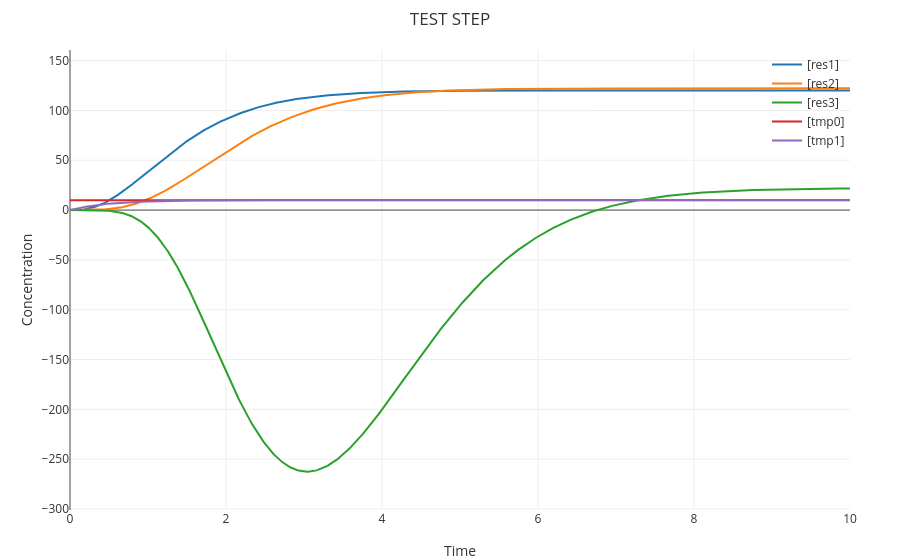

Notebook code cell kept with this figure:
### Markdown cell above
$$y'=2x + 2$$

### Code cell
%reset
%export expanded
%debug on
%title "TEST STEP"
directive simulation { 
  final=10; 
  plots=[tmp0;tmp1;res1;res2;res3];
}
directive simulator deterministic
directive parameters [ k = 0.003; u = 0.1 ]

directive rates [
  tmp0 = [AP]-[AN];
  tmp1 = [BP]-[BN];
  res1 = [c0]-[c1];
  res2 = [c2]-[c3];
  res3 = [c4]-[c5];
]	

| 10 AP
| 0 AN
| 0 BP
| 0 BN
| 0 c0
| 0 c1
| 0 c2
| 0 c3
| 0 c4
| 0 c5
| 1 CB
%invoke TEST_FUNC(AP,AN,CB):(c0,c1,CB)
%invoke NOISEC(AP,AN,CB):(BP,BN,CB)
%invoke TEST_FUNC(BP,BN,CB):(c2,c3,CB)
%invoke GET_STEPC(c2,c3,c0,c1,CB):(c4,c5,CB)

### Figure 1 — Plotly figure (JSON) as saved in the notebook; plotly's stock layout.template omitted (floating-point values rounded to 4 significant figures; data arrays with more than 128 entries replaced by an {"elided": "..."} marker saying what was removed)
{"data": [{"line": {"width": 2}, "mode": "lines", "name": "[res1]", "x": {"elided": "1001 float values"}, "y": {"elided": "1001 float values"}}, {"line": {"width": 2}, "mode": "lines", "name": "[res2]", "x": {"elided": "1001 float values"}, "y": {"elided": "1001 float values"}}, {"line": {"width": 2}, "mode": "lines", "name": "[res3]", "x": {"elided": "1001 float values"}, "y": {"elided": "1001 float values"}}, {"line": {"width": 2}, "mode": "lines", "name": "[tmp0]", "x": {"elided": "1001 float values"}, "y": {"elided": "1001 int values"}}, {"line": {"width": 2}, "mode": "lines", "name": "[tmp1]", "x": {"elided": "1001 float values"}, "y": {"elided": "1001 float values"}}], "layout": {"font": {"color": "#333"}, "hovermode": "x unified", "legend": {"bgcolor": "rgba(0,0,0,0)", "x": 1, "xanchor": "right", "y": 1, "yanchor": "top"}, "margin": {"b": 50, "l": 70, "r": 50, "t": 50}, "paper_bgcolor": "rgba(0,0,0,0)", "plot_bgcolor": "rgba(0,0,0,0)", "title": "TEST STEP", "xaxis": {"range": [0, 10], "showgrid": true, "title": "Time"}, "yaxis": {"range": [-301.0, 160.7], "showgrid": true, "title": "Concentration"}}}
